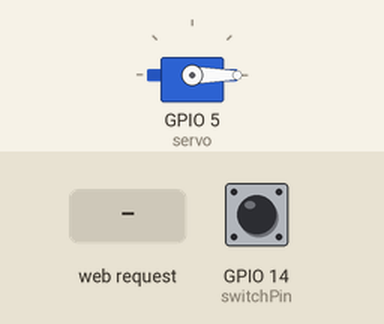
Simulated run of this sketch. Board: ESP8266 (NodeMCU). On the bench: servo. The test bench sets the inputs (shaded band); at power-on: GPIO 14 (switchPin) HIGH. WiFi joins after 1.5 s; servers stay silent unless stated; what the sketch prints to the serial monitor is not drawn.

Above: at 3.7 s.
3.8 s: GPIO 14 (switchPin) pulled LOW for 3.2 s
At 7.0 s:
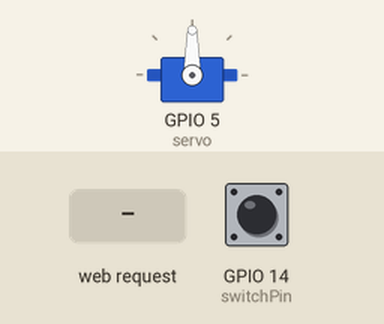
9.3 s: HTTP request GET /Tablet1 received
At 12.1 s:
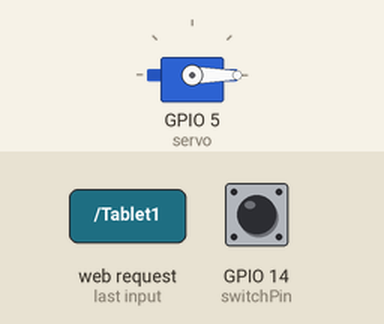
12.3 s: GPIO 14 (switchPin) pulled LOW for 0.15 s
At 13.2 s:
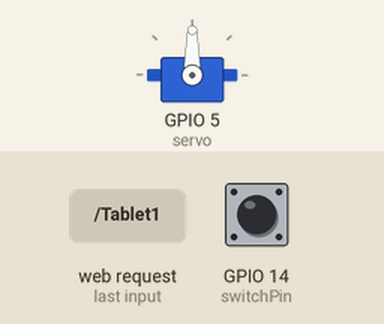
15.4 s: GPIO 14 (switchPin) pulled LOW for 1 s
At 18.2 s:
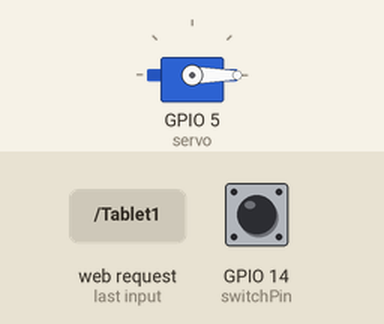
Timing chart, 0 to 19.7 s (numbered marks = the images above; inputs shaded):
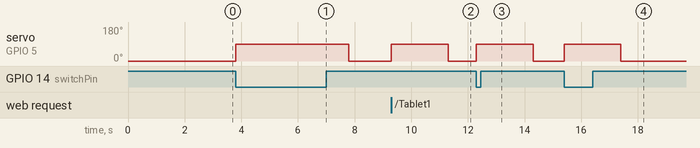

Measured:
- after the input at 3.8 s, servo on GPIO 5 (servo): 0° → 90° at once, → 0° 4.0 s later
- after the input at 9.3 s, servo on GPIO 5 (servo): 0° → 90° at once, → 0° 2.0 s later
- after the input at 12.3 s, servo on GPIO 5 (servo): 0° → 90° at once, → 0° 2.0 s later
- after the input at 15.4 s, servo on GPIO 5 (servo): 0° → 90° at once, → 0° 2.0 s later

The sketch:

ScoboTest1.ino
```cpp
#include <ESP8266WiFi.h>

#include <Servo.h>

const char* ssid="ssid";
const char* password="pass";

const int switchPin = 14;

Servo servo;

WiFiServer server(80);
void setup() {
  // put your setup code here, to run once:
servo.attach(5); //servo
  pinMode(switchPin, INPUT_PULLUP);
servo.write(0);

Serial.begin(115200);
Serial.print("Connecting to.");
Serial.println(ssid);

WiFi.mode(WIFI_STA);
WiFi.begin(ssid,password);
while (WiFi.status() != WL_CONNECTED){
  delay(500);
  Serial.print("..");}
Serial.println("Nodemcu(esp8266) is connected to the ssid");
Serial.println(WiFi.localIP());
 server.begin();
 delay(1000);
}

void loop() {
  // put your main code here, to run repeatedly:

  int val = digitalRead(switchPin);
 if(val==0){
    servo.write(90);
    delay(2000);
    servo.write(0);
    Serial.println("Tablet1_Dispensed!");
 }
 else{
   servo.write(0);
 }

WiFiClient client;
client=server.available();

if (client ==1){
  String request=client.readStringUntil('\n');
  client.flush();
  Serial.println(request);
  if (request.indexOf("Tablet1") != -1){
    servo.write(90);
    delay(2000);
    servo.write(0);
    client.println("HTTP/1.1 200 OK");
    Serial.println("Tablet1 Dispensed!");
    }

   else if (request.indexOf("Tablet2") != -1){
    client.println("HTTP/1.1 200 OK");
    Serial.println("Tablet2 Dispensed!");
    }

    Serial.print("Client Disconnected");
    Serial.println("===========================================================");
  Serial.println("                              ");
}
}
```
